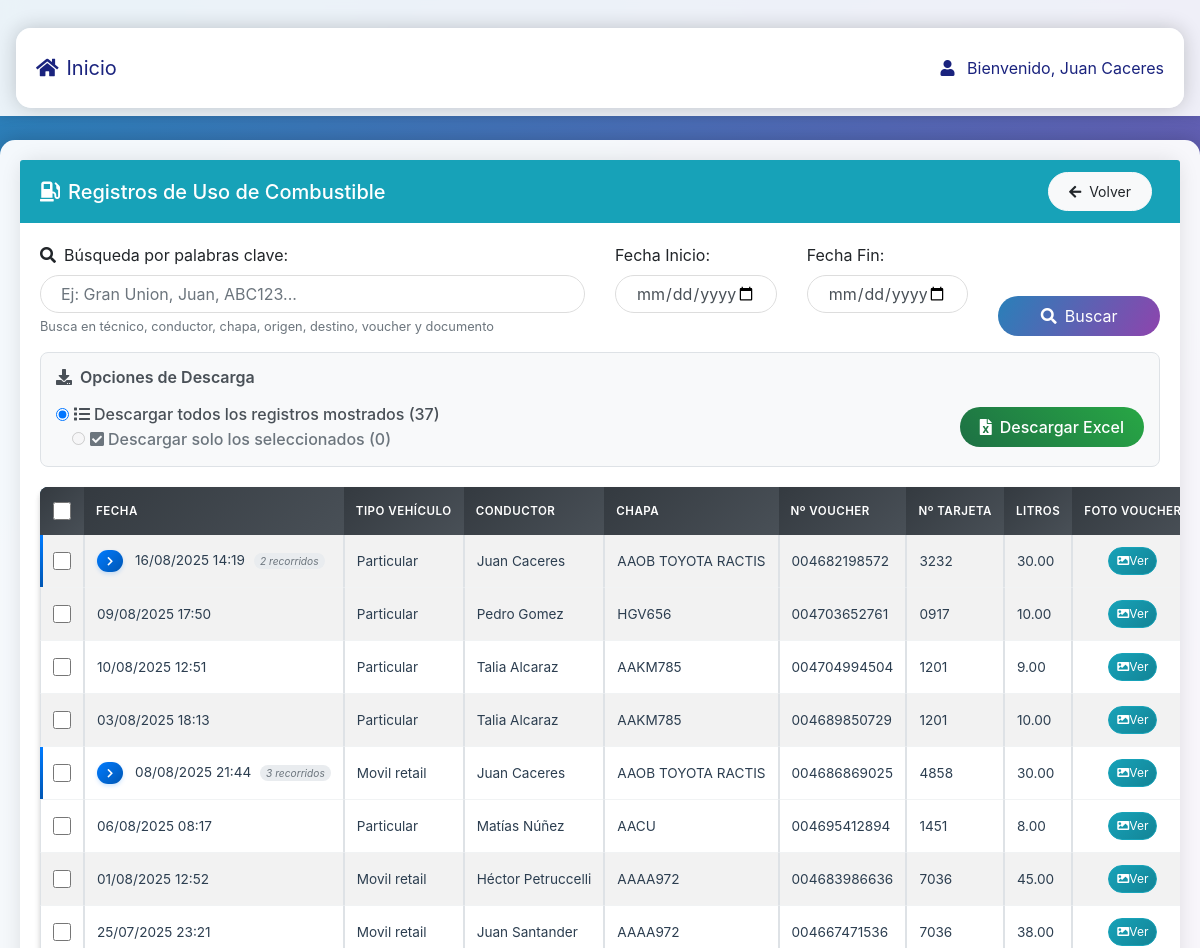
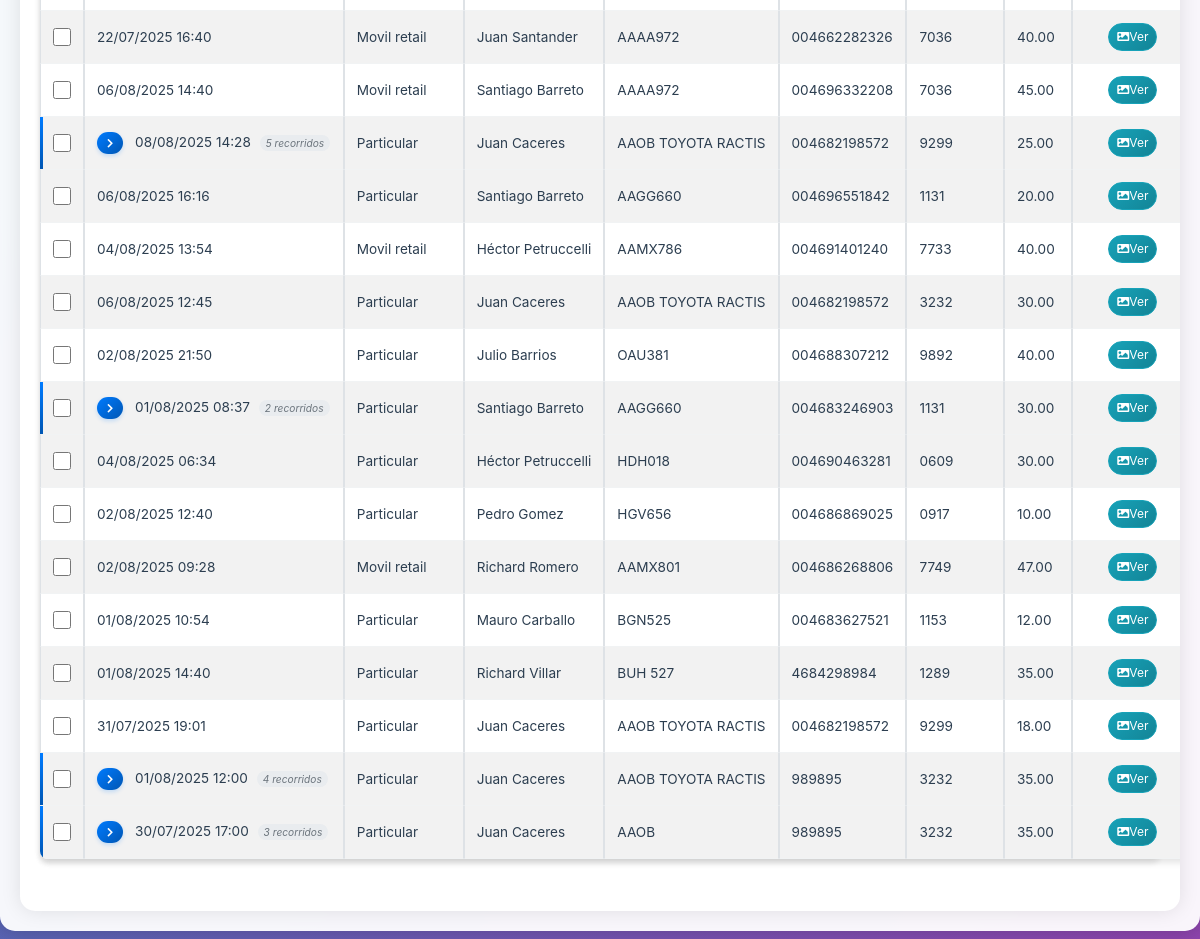
Screenshot of /modulos/uso_combustible/ver_registros.php (signed in) with the database file from the repository (2 pictures, top to bottom).
### tables this page shows
CREATE TABLE `uso_combustible` (
  `id` int NOT NULL,
  `nombre_conductor` varchar(100) DEFAULT NULL,
  `user_id` varchar(100) DEFAULT NULL,
  `usuario_id` varchar(100) NOT NULL,
  `fecha` date NOT NULL,
  `vehiculo` varchar(100) DEFAULT NULL,
  `documento` varchar(100) NOT NULL,
  `numero_baucher` varchar(255) NOT NULL,
  `litros_cargados` int NOT NULL,
  `tipo_vehiculo` varchar(50) NOT NULL,
  `chapa` varchar(100) DEFAULT NULL,
  `observaciones` text,
  `fecha_registro` timestamp NULL DEFAULT CURRENT_TIMESTAMP,
  `fecha_modificacion` timestamp NULL DEFAULT CURRENT_TIMESTAMP ON UPDATE CURRENT_TIMESTAMP,
  `registro_id` varchar(100) DEFAULT NULL,
  `tarjeta` varchar(4) NOT NULL DEFAULT '0000',
  `fecha_carga` date NOT NULL DEFAULT (curdate()),
  `hora_carga` time NOT NULL DEFAULT (curtime()),
  `foto_voucher` longtext,
  `foto_voucher_ruta` varchar(255) DEFAULT NULL,
  `estado_recorrido` enum('abierto','cerrado') NOT NULL DEFAULT 'abierto',
  `fecha_cierre` timestamp NULL DEFAULT NULL,
  `cerrado_por` int DEFAULT NULL,
  `reabierto_por` int DEFAULT NULL,
  `fecha_reapertura` timestamp NULL DEFAULT NULL,
  `motivo_reapertura` text
);

### modulos/uso_combustible/ver_registros.php (the view, shortened to what this page needs)
<?php
$db = new Database();
$conn = $db->getConnection();
$search = '';
$fecha_inicio = '';
$fecha_fin = '';
if ($_SERVER['REQUEST_METHOD'] === 'POST' && isset($_POST['export'])) {
    $export = $_POST['export'];
    $search = isset($_POST['search']) ? trim($_POST['search']) : '';
    $fecha_inicio = isset($_POST['fecha_inicio']) ? $_POST['fecha_inicio'] : '';
    $fecha_fin = isset($_POST['fecha_fin']) ? $_POST['fecha_fin'] : '';
    $selected_ids = isset($_POST['selected_ids']) ? $_POST['selected_ids'] : [];
} else {
    $search = isset($_GET['search']) ? trim($_GET['search']) : '';
    $fecha_inicio = isset($_GET['fecha_inicio']) ? $_GET['fecha_inicio'] : '';
    $fecha_fin = isset($_GET['fecha_fin']) ? $_GET['fecha_fin'] : '';
}
$sql = "SELECT uc.*, u.nombre as nombre_usuario,
       ucr.origen, ucr.destino, ucr.km_sucursales, ucr.comentarios_sector,
       uc.fecha_registro, ucr.id as recorrido_id, uc.estado_recorrido,
       uc.fecha_cierre, uc.cerrado_por, uc.reabierto_por, uc.fecha_reapertura,
       cerrador.nombre as nombre_cerrador, reabridor.nombre as nombre_reabridor,
       uc.fecha_registro, ucr.id as recorrido_id,
       s_origen.segmento as origen_segmento, s_origen.cebe as origen_cebe,
       s_origen.local as origen_local, s_origen.m2_neto as origen_m2_neto,
       s_origen.localidad as origen_localidad,
       s_destino.segmento as destino_segmento, s_destino.cebe as destino_cebe,
       s_destino.local as destino_local, s_destino.m2_neto as destino_m2_neto,
       s_destino.localidad as destino_localidad
       FROM uso_combustible uc
       LEFT JOIN usuarios u ON uc.user_id = u.id
       LEFT JOIN usuarios cerrador ON uc.cerrado_por = cerrador.id
       LEFT JOIN usuarios reabridor ON uc.reabierto_por = reabridor.id
       LEFT JOIN uso_combustible_recorridos ucr ON uc.id = ucr.uso_combustible_id
       LEFT JOIN sucursales s_origen ON ucr.origen = s_origen.local
       LEFT JOIN sucursales s_destino ON ucr.destino = s_destino.local
       WHERE 1=1";
$params = array();
$sql .= " ORDER BY uc.fecha_registro DESC";
$stmt = $conn->prepare($sql);
$stmt->execute($params);
$registros = $stmt->fetchAll(PDO::FETCH_ASSOC);
?>
<!DOCTYPE html>
<html lang="es">
<head>
    <link rel="stylesheet" href="https://stackpath.bootstrapcdn.com/bootstrap/4.5.2/css/bootstrap.min.css">
    <link rel="stylesheet" href="https://cdnjs.cloudflare.com/ajax/libs/font-awesome/5.15.4/css/all.min.css">
    <link rel="stylesheet" href="../../assets/css/style.css">
    <link rel="stylesheet" href="https://cdn.datatables.net/1.10.24/css/dataTables.bootstrap4.min.css">
</head>
<body>
    <nav class="navbar navbar-expand-lg navbar-dark bg-dark mb-4">
        <div class="container">
            <a class="navbar-brand" href="../../dashboard.php">
                <i class="fas fa-home mr-2"></i>Inicio
            </a>
            <div class="navbar-text text-white">
                <i class="fas fa-user mr-2"></i>
                Bienvenido, <?php echo isset($_SESSION['nombre']) ? htmlspecialchars($_SESSION['nombre']) : 'Usuario'; ?>
            </div>
        </div>
    </nav>
    <div class="container mt-4">
        <div class="row">
            <div class="col-md-12">
                <div class="card">
                    <div class="card-header bg-info text-white">
                        <div class="d-flex justify-content-between align-items-center">
                            <h5 class="mb-0">
                                <i class="fas fa-gas-pump mr-2"></i>Registros de Uso de Combustible
                            </h5>
                            <div>
                                <a href="index.php" class="btn btn-light btn-sm mr-2">
                                    <i class="fas fa-arrow-left mr-2"></i>Volver
                                </a>
                            </div>
                        </div>
                    </div>
                    <div class="card-body">
                        <div class="search-container">
                            <form method="GET" class="mb-0" onsubmit="logBusqueda()">
                        <div class="search-container">
                            <form method="GET" class="mb-0">
                                <div class="row">
                                    <div class="col-md-6">
                                        <div class="form-group mb-3">
                                            <label for="search"><i class="fas fa-search mr-2"></i>Búsqueda por palabras clave:</label>
                                            <input type="text" id="search" name="search" class="form-control"
                                                   value="<?php echo htmlspecialchars($search); ?>"
                                                   placeholder="Ej: Gran Union, Juan, ABC123...">
                                            <small class="form-text text-muted">Busca en técnico, conductor, chapa, origen, destino, voucher y documento</small>
                                        </div>
                                    </div>
                                    <div class="col-md-2">
                                        <div class="form-group mb-3">
                                            <label for="fecha_inicio">Fecha Inicio:</label>
                                            <input type="date" id="fecha_inicio" name="fecha_inicio" class="form-control"
                                                   value="<?php echo htmlspecialchars($fecha_inicio); ?>">
                                        </div>
                                    </div>
                                    <div class="col-md-2">
                                        <div class="form-group mb-3">
                                            <label for="fecha_fin">Fecha Fin:</label>
                                            <input type="date" id="fecha_fin" name="fecha_fin" class="form-control"
                                                   value="<?php echo htmlspecialchars($fecha_fin); ?>">
                                        </div>
                                    </div>
                                    <div class="col-md-2 d-flex align-items-end">
                                        <div class="form-group mb-3 w-100">
                                            <button type="submit" class="btn btn-primary btn-block">
                                                <i class="fas fa-search mr-2"></i>Buscar
                                            </button>
                                        </div>
                                    </div>
                                </div>
                            </form>
                        </div>
                        <?php if (empty($registros)): ?>
                        <div class="alert alert-info text-center">
                            <i class="fas fa-info-circle mr-2"></i>
                            No se encontraron registros con los criterios de búsqueda especificados.
                        </div>
                        <?php else: ?>
                        <div class="export-options">
                            <h6><i class="fas fa-download mr-2"></i>Opciones de Descarga</h6>
                            <form method="POST" action="ver_registros.php" id="exportForm">
                                <div class="row align-items-center">
                                    <div class="col-md-8">
                                        <div class="form-check form-check-inline">
                                            <input class="form-check-input" type="radio" name="export_type" id="export_all" value="all" checked>
                                            <label class="form-check-label" for="export_all">
                                                <i class="fas fa-list mr-1"></i>Descargar todos los registros mostrados (<?php echo count($registros); ?>)
                                            </label>
                                        </div>
                                        <div class="form-check form-check-inline ml-3">
                                            <input class="form-check-input" type="radio" name="export_type" id="export_selected" value="selected">
                                            <label class="form-check-label" for="export_selected">
                                                <i class="fas fa-check-square mr-1"></i>Descargar solo los seleccionados (<span id="selected-count">0</span>)
                                            </label>
                                        </div>
                                    </div>
                                    <div class="col-md-4 text-right">
                                        <button type="submit" class="btn btn-excel" id="downloadBtn">
                                            <i class="fas fa-file-excel mr-2"></i>Descargar Excel
                                        </button>
                                    </div>
                                </div>
                            </form>
                        </div>
                        <div class="table-responsive">
                            <table class="table table-striped table-bordered" id="registrosTable">
                                <thead class="thead-dark">
                                    <tr>
                                        <th class="checkbox-column">
                                            <input type="checkbox" class="form-check-input" id="select-all-header" title="Seleccionar/Deseleccionar todos">
                                        </th>
                                        <th>Fecha</th>
                                        <th>Tipo Vehículo</th>
                                        <th>Conductor</th>
                                        <th>Chapa</th>
                                        <th>Nº Voucher</th>
                                        <th>Nº Tarjeta</th>
                                        <th>Litros</th>
                                        <th>Foto Voucher</th>
                                    </tr>
                                </thead>
                                <tbody>
                                    <?php
                    $groupedRecords = [];
                    foreach ($registros as $registro) {
                        $groupKey = $registro['fecha_carga'] . '_' .
                                   $registro['nombre_usuario'] . '_' .
                                   $registro['nombre_conductor'] . '_' .
                                   $registro['chapa'] . '_' .
                                   $registro['numero_baucher'] . '_' .
                                   $registro['litros_cargados'];
                        if (!isset($groupedRecords[$groupKey])) {
                            $groupedRecords[$groupKey] = [];
                        }
                        $groupedRecords[$groupKey][] = $registro;
                    }
                    $groupIndex = 0;
                    foreach ($groupedRecords as $groupKey => $group):
                        $isMultiple = count($group) > 1;
                        $mainRecord = $group[0];
                        $groupIndex++;
                    ?>
                                    <tr class="main-record <?php echo $isMultiple ? 'has-subrecords' : ''; ?>" data-group="<?php echo $groupIndex; ?>">
                                        <td class="text-center">
                                            <input type="checkbox" class="form-check-input record-checkbox main-checkbox"
                                                   value="<?php echo $mainRecord['id']; ?>"
                                                   data-group="<?php echo $groupIndex; ?>"
                                                   data-main-id="<?php echo $mainRecord['id']; ?>"
                                                   id="main-checkbox-<?php echo $groupIndex; ?>">
                                        </td>
                                        <td>
                                            <?php if ($isMultiple): ?>
                                <button class="expand-btn" data-group="<?php echo $groupIndex; ?>" title="Expandir registros" type="button">
                                    <i class="fas fa-chevron-right"></i>
                                </button>
                            <?php endif; ?>
                                            <?php echo date('d/m/Y H:i', strtotime($mainRecord['fecha_carga'] . ' ' . $mainRecord['hora_carga'])); ?>
                                            <?php if ($isMultiple): ?>
                                                <span class="multiple-indicator"><?php echo count($group); ?> recorridos</span>
                                            <?php endif; ?>
                                        </td>
                                        <td><?php echo ucfirst(str_replace('_', ' ', $mainRecord['tipo_vehiculo'] ?? '')); ?></td>
                                        <td><?php echo htmlspecialchars($mainRecord['nombre_conductor'] ?? ''); ?></td>
                                        <td><?php echo htmlspecialchars($mainRecord['chapa'] ?? ''); ?></td>
                                        <td><?php echo htmlspecialchars($mainRecord['numero_baucher'] ?? ''); ?></td>
                                        <td><?php echo htmlspecialchars($mainRecord['tarjeta'] ?? ''); ?></td>
                                        <td><?php echo number_format($mainRecord['litros_cargados'] ?? 0, 2); ?></td>
                                        <td class="text-center">
                                            <?php if (!empty($mainRecord['foto_voucher_ruta']) || !empty($mainRecord['foto_voucher'])): ?>
                                                <button type="button" class="btn btn-sm btn-info ver-foto-inline"
                                                        data-foto="<?php echo htmlspecialchars($mainRecord['foto_voucher']); ?>"
                                                        data-foto-ruta="<?php echo htmlspecialchars($mainRecord['foto_voucher_ruta']); ?>"
                                                        title="Ver foto del voucher">
                                                    <i class="fas fa-image"></i> Ver
                                                </button>
                                            <?php else: ?>
                                                <span class="text-muted">Sin foto</span>
                                            <?php endif; ?>
                                        </td>
                                    </tr>
                                    <?php endforeach; ?>
                                </tbody>
                            </table>
                        </div>
                        <?php endif; ?>
                    </div>
                </div>
            </div>
        </div>
            </body>
            </html>

### rows the page displays
uso_combustible: fecha_carga+hora_carga "16/08/2025 14:19", count($group) "2", tipo_vehiculo "Particular", nombre_conductor "Juan Caceres", chapa "AAOB TOYOTA RACTIS", numero_baucher "004682198572", tarjeta "3232", litros_cargados "30.00"
uso_combustible: fecha_carga+hora_carga "09/08/2025 17:50", tipo_vehiculo "Particular", nombre_conductor "Pedro Gomez", chapa "HGV656", numero_baucher "004703652761", tarjeta "0917", litros_cargados "10.00"
uso_combustible: fecha_carga+hora_carga "10/08/2025 12:51", tipo_vehiculo "Particular", nombre_conductor "Talia Alcaraz", chapa "AAKM785", numero_baucher "004704994504", tarjeta "1201", litros_cargados "9.00"
uso_combustible: fecha_carga+hora_carga "03/08/2025 18:13", tipo_vehiculo "Particular", nombre_conductor "Talia Alcaraz", chapa "AAKM785", numero_baucher "004689850729", tarjeta "1201", litros_cargados "10.00"
uso_combustible: fecha_carga+hora_carga "08/08/2025 21:44", count($group) "3", tipo_vehiculo "Movil retail", nombre_conductor "Juan Caceres", chapa "AAOB TOYOTA RACTIS", numero_baucher "004686869025", tarjeta "4858", litros_cargados "30.00"
uso_combustible: fecha_carga+hora_carga "06/08/2025 08:17", tipo_vehiculo "Particular", nombre_conductor "Matías Núñez", chapa "AACU", numero_baucher "004695412894", tarjeta "1451", litros_cargados "8.00"
uso_combustible: fecha_carga+hora_carga "01/08/2025 12:52", tipo_vehiculo "Movil retail", nombre_conductor "Héctor Petruccelli", chapa "AAAA972", numero_baucher "004683986636", tarjeta "7036", litros_cargados "45.00"
uso_combustible: fecha_carga+hora_carga "25/07/2025 23:21", tipo_vehiculo "Movil retail", nombre_conductor "Juan Santander", chapa "AAAA972", numero_baucher "004667471536", tarjeta "7036", litros_cargados "38.00"
uso_combustible: fecha_carga+hora_carga "22/07/2025 16:40", tipo_vehiculo "Movil retail", nombre_conductor "Juan Santander", chapa "AAAA972", numero_baucher "004662282326", tarjeta "7036", litros_cargados "40.00"
uso_combustible: fecha_carga+hora_carga "06/08/2025 14:40", tipo_vehiculo "Movil retail", nombre_conductor "Santiago Barreto", chapa "AAAA972", numero_baucher "004696332208", tarjeta "7036", litros_cargados "45.00"
uso_combustible: fecha_carga+hora_carga "08/08/2025 14:28", count($group) "5", tipo_vehiculo "Particular", nombre_conductor "Juan Caceres", chapa "AAOB TOYOTA RACTIS", numero_baucher "004682198572", tarjeta "9299", litros_cargados "25.00"
uso_combustible: fecha_carga+hora_carga "06/08/2025 16:16", tipo_vehiculo "Particular", nombre_conductor "Santiago Barreto", chapa "AAGG660", numero_baucher "004696551842", tarjeta "1131", litros_cargados "20.00"
uso_combustible: fecha_carga+hora_carga "04/08/2025 13:54", tipo_vehiculo "Movil retail", nombre_conductor "Héctor Petruccelli", chapa "AAMX786", numero_baucher "004691401240", tarjeta "7733", litros_cargados "40.00"
uso_combustible: fecha_carga+hora_carga "06/08/2025 12:45", tipo_vehiculo "Particular", nombre_conductor "Juan Caceres", chapa "AAOB TOYOTA RACTIS", numero_baucher "004682198572", tarjeta "3232", litros_cargados "30.00"
uso_combustible: fecha_carga+hora_carga "02/08/2025 21:50", tipo_vehiculo "Particular", nombre_conductor "Julio Barrios", chapa "OAU381", numero_baucher "004688307212", tarjeta "9892", litros_cargados "40.00"
uso_combustible: fecha_carga+hora_carga "01/08/2025 08:37", count($group) "2", tipo_vehiculo "Particular", nombre_conductor "Santiago Barreto", chapa "AAGG660", numero_baucher "004683246903", tarjeta "1131", litros_cargados "30.00"
uso_combustible: fecha_carga+hora_carga "04/08/2025 06:34", tipo_vehiculo "Particular", nombre_conductor "Héctor Petruccelli", chapa "HDH018", numero_baucher "004690463281", tarjeta "0609", litros_cargados "30.00"
uso_combustible: fecha_carga+hora_carga "02/08/2025 12:40", tipo_vehiculo "Particular", nombre_conductor "Pedro Gomez", chapa "HGV656", numero_baucher "004686869025", tarjeta "0917", litros_cargados "10.00"
uso_combustible: fecha_carga+hora_carga "02/08/2025 09:28", tipo_vehiculo "Movil retail", nombre_conductor "Richard Romero", chapa "AAMX801", numero_baucher "004686268806", tarjeta "7749", litros_cargados "47.00"
uso_combustible: fecha_carga+hora_carga "01/08/2025 10:54", tipo_vehiculo "Particular", nombre_conductor "Mauro Carballo", chapa "BGN525", numero_baucher "004683627521", tarjeta "1153", litros_cargados "12.00"
uso_combustible: fecha_carga+hora_carga "01/08/2025 14:40", tipo_vehiculo "Particular", nombre_conductor "Richard Villar", chapa "BUH 527", numero_baucher "4684298984", tarjeta "1289", litros_cargados "35.00"
uso_combustible: fecha_carga+hora_carga "31/07/2025 19:01", tipo_vehiculo "Particular", nombre_conductor "Juan Caceres", chapa "AAOB TOYOTA RACTIS", numero_baucher "004682198572", tarjeta "9299", litros_cargados "18.00"
uso_combustible: fecha_carga+hora_carga "01/08/2025 12:00", count($group) "4", tipo_vehiculo "Particular", nombre_conductor "Juan Caceres", chapa "AAOB TOYOTA RACTIS", numero_baucher "989895", tarjeta "3232", litros_cargados "35.00"
uso_combustible: fecha_carga+hora_carga "30/07/2025 17:00", count($group) "3", tipo_vehiculo "Particular", nombre_conductor "Juan Caceres", chapa "AAOB", numero_baucher "989895", tarjeta "3232", litros_cargados "35.00"

### other values shown
$_SESSION['nombre'] "Juan Caceres"
count($registros) "37"
